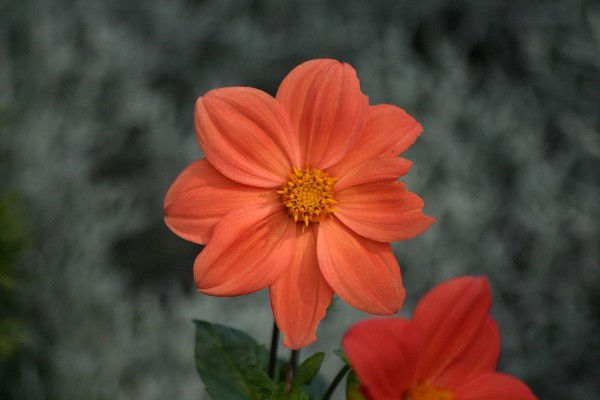
#> input picture NSI/Projet.sur.les.images/flower.jpg, 600 x 400 px, found by its file name
$ python negatif.py
#> lines starting #> are read from the running program, lines starting #| are printed output that depends on the picture
from PIL import Image
img = Image.open("C:\\Users\\gouba\\Documents\\NSI\\Projet.sur.les.images\\flower.jpg")
#> img is the input picture: PIL image 600x400 RGB; mean R, G, B 93.7, 65.4, 53.7
largeur,hauteur=img.size
#> largeur = 600; hauteur = 400
for y in range(hauteur):
    for x in range(largeur):
        r,v,b=img.getpixel((x,y))
        img.putpixel((x,y),(255-r,255-v,255-b))
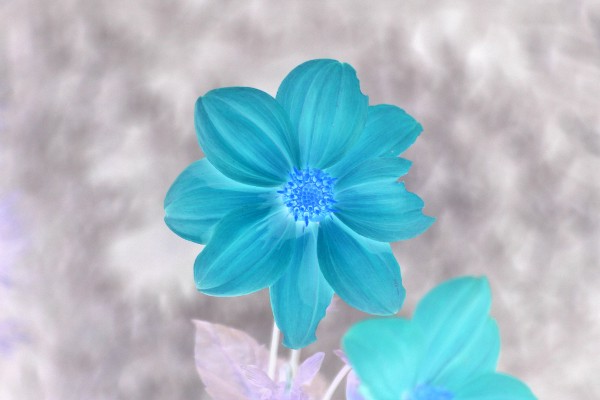
#> img: PIL image 600x400 RGB; mean R, G, B 161.3, 189.6, 201.3
img.show()
